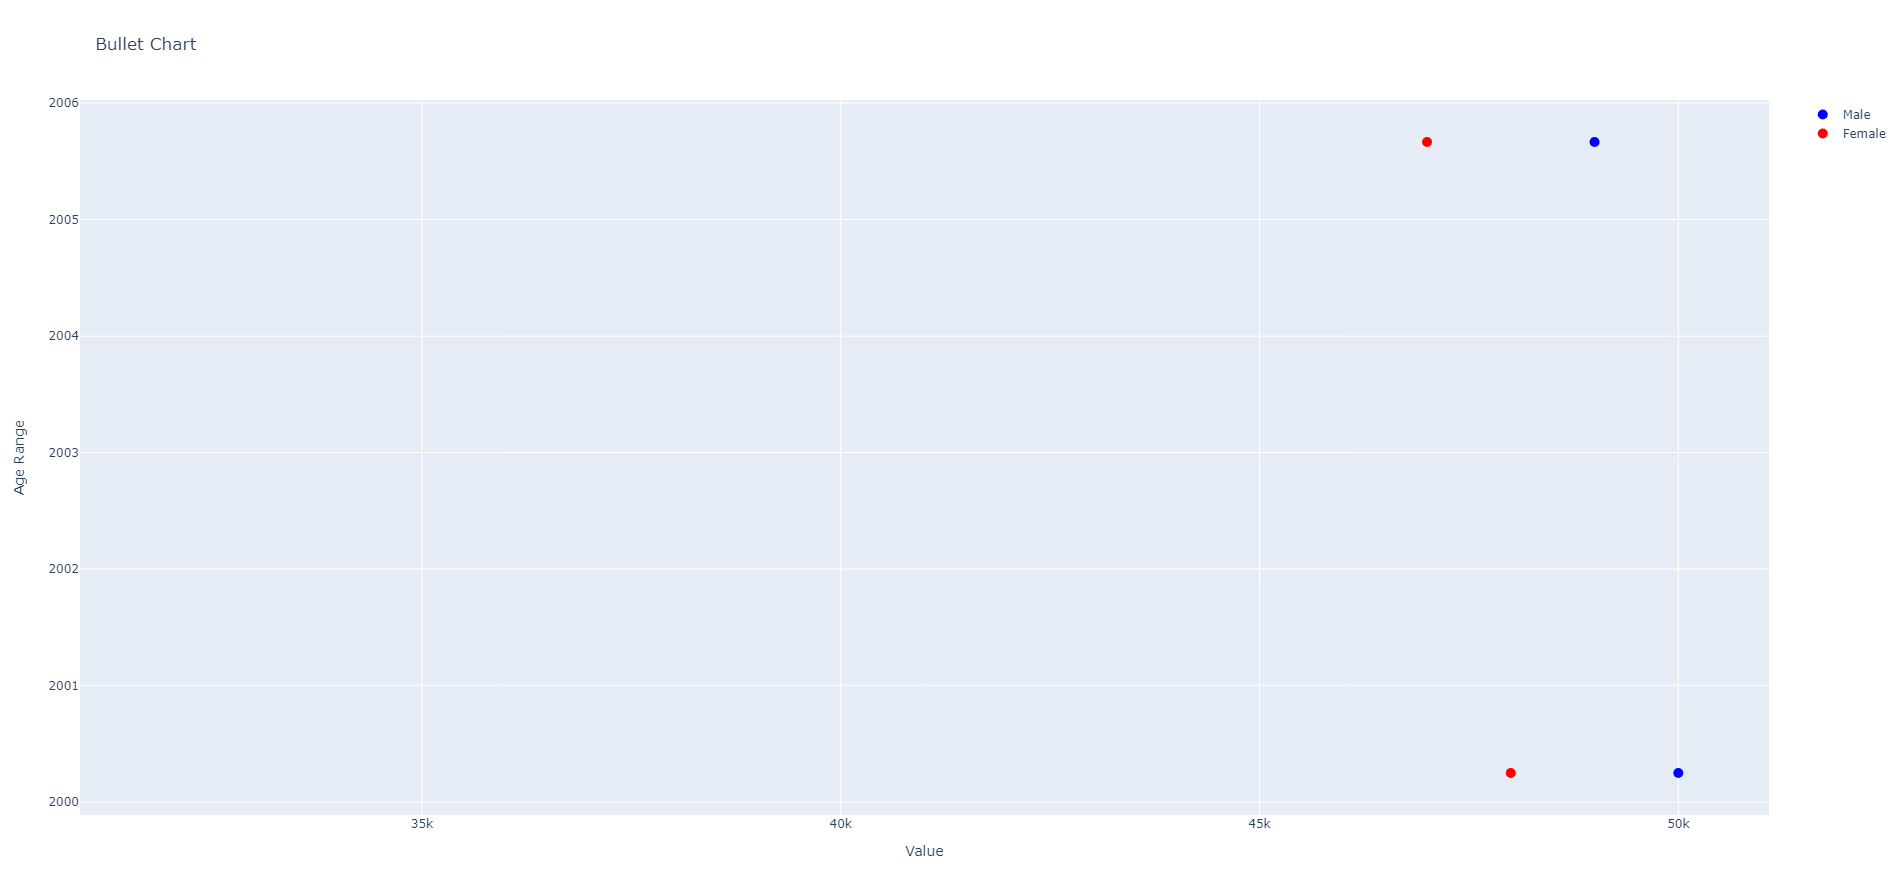

The Python source for this figure:
import pandas as pd
import plotly.graph_objects as go

# Read the CSV file
df = pd.read_csv('pyramiddata.csv')

# Create the figure
fig = go.Figure()

# Add bullet traces for Male and Female columns
fig.add_trace(go.Scatter(
    x=df['Male'],
    y=df['Age Range'],
    mode='markers',
    marker=dict(color='blue', size=10),
    name='Male',
    orientation='h'
))

fig.add_trace(go.Scatter(
    x=df['Female'],
    y=df['Age Range'],
    mode='markers',
    marker=dict(color='red', size=10),
    name='Female',
    orientation='h'
))

# Update layout
fig.update_layout(
    title='Bullet Chart',
    xaxis_title='Value',
    yaxis_title='Age Range',
    bargap=0.1,
    bargroupgap=0,
    yaxis_categoryorder='array',
    yaxis_categoryarray=df['Age Range'][::-1]
)

# Show the plot
fig.show()
